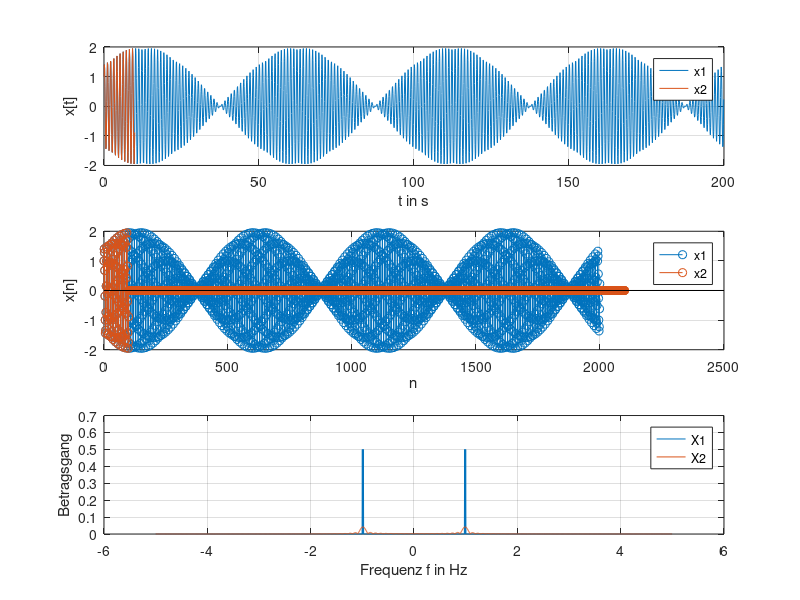

The MATLAB script that drew this image:
% Exericse 5: Write a program which helps you to make yourself familiar
% with the concept of aliasing, zero-padding and windowing.

%Solution
clc;
clf;

%% Parameterauswahl
% Signal 1 - Parameter
f1 = 1;         % Frequency in Hz
T1 = 200;         % Duration
fA1 = 10;       % Sampling frequency
T1_ZeroPadding = 0;  %  ZeroPadding

% Signal 2 - Parameter
f2 = 1;         % Frequency
T2 = 10;         % Duration
fA2 = 10;       % Sampling frequency
T2_ZeroPadding = 200;  % ZZeroPadding

% Parameter DFT
df1 = 1/(T1+T1_ZeroPadding);    
df2 = 1/(T2+T2_ZeroPadding);     

dT1 = 1/fA1;    
dT2 = 1/fA2;    

N1 = round(T1/dT1);   
N2 = round(T2/dT2);   

N1_ZeroPadding = round(T1_ZeroPadding/dT1);   
N2_ZeroPadding = round(T2_ZeroPadding/dT2);    


%% Signals
% Signal 1 
t1 = 0:dT1:(N1-1)*dT1;
win1 = transpose(rectwin(N1));
corFac1 = N1/sum(win1);
x1 = [win1 .* sin(2*pi*f1*t1), zeros(1,N1_ZeroPadding)];
x1 = [win1 .* (sin(2*pi*f1*t1)+ cos(2*pi*f1*0.98*t1)),zeros(1,N1_ZeroPadding)]; %A4

% Signal 2 
t2 = 0:dT2:(N2-1)*dT2;
win2 = transpose(rectwin(N2));
%win2 = transpose(hann(N2)); %A5
corFac2 = N2/sum(win2);
%x2 = [win2 .* sin(2*pi*f2*t2), zeros(1,N2_ZeroPadding)];
x2 = [win2 .* (sin(2*pi*f2*t2)+cos(2*pi*f2*0.98*t2)),zeros(1,N2_ZeroPadding)]; %A4

%% Spectrum
% Signal 1
X1 = fft(x1/length(x1))*corFac1;
X1 = fftshift(X1);
F1 = (-(N1+N1_ZeroPadding)/2*df1:df1:((N1+N1_ZeroPadding)/2-1)*df1);

% Signal 2
X2 = fft(x2/length(x2))*corFac2;
X2 = fftshift(X2);
F2 = (-(N2+N2_ZeroPadding)/2*df2:df2:((N2+N2_ZeroPadding)/2-1)*df2);

%% Figure
%Plot 1
subplot(311)
plot(t1,x1(1:N1));
hold on;
plot(t2,x2(1:N2));
grid on;
xlabel('t in s');
ylabel('x[t]');
legend('x1','x2');

%Plot 2
subplot(312)
n1=0:length(x1)-1;
n2=0:length(x2)-1;
stem(n1,x1)
hold on;
stem(n2,x2)
grid on;
xlabel('n')
ylabel('x[n]')
legend('x1','x2');

%Plot 3
subplot(313)
plot(F1,abs(X1));
hold on;
plot(F2,abs(X2));
grid on;
ylabel('Betragsgang');
xlabel('Frequenz f in Hz');
legend('X1','X2');
